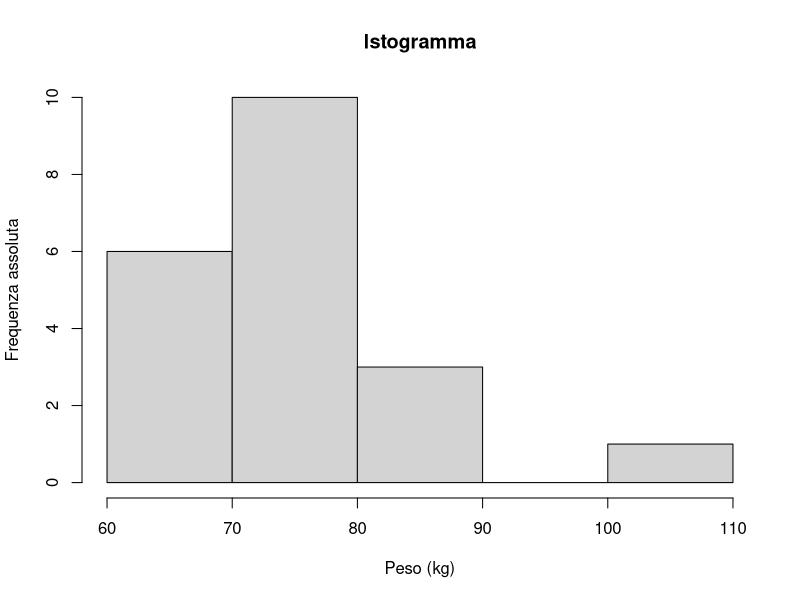
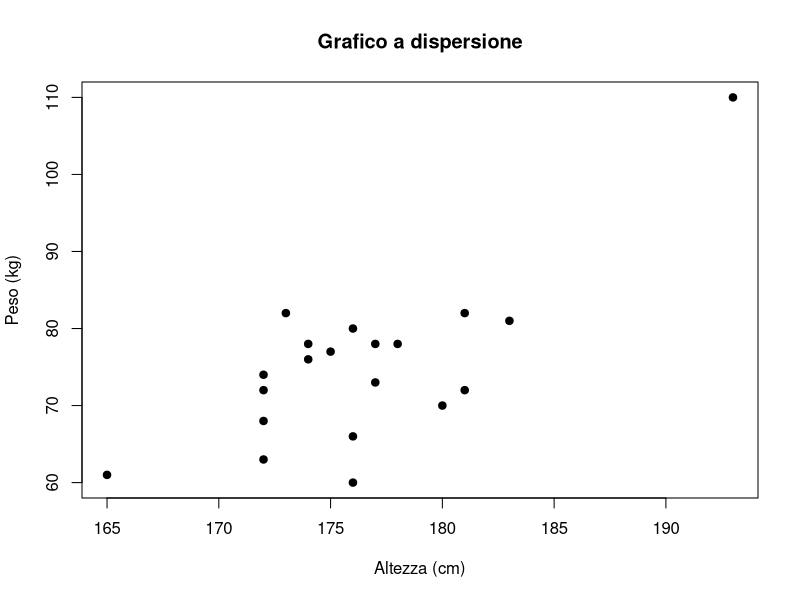

Recreate these plots in R, in order.
## ---- chunk 1
knitr::opts_chunk$set(echo = F, eval= T, message=F, warning=F, error=F, comment=NA, cache=F, include=T, R.options=list(width=100), 
                      dpi = 200, fig.align = "center")
## ---- chunk 2
par(mfrow = c(1,1))

alt = c(177, 172, 181, 176, 177, 174, 173, 176, 172, 174, 180, 172, 176, 175, 181, 165, 178, 193, 172, 183)
peso = c(78, 68, 72, 66, 73, 78, 82, 80, 74, 76, 70, 63, 60, 77, 82, 61, 78, 110, 72, 81)

hist(peso, main = "Istogramma", xlab = "Peso (kg)", ylab = "Frequenza assoluta")
plot(peso~alt, main = "Grafico a dispersione", xlab = "Altezza (cm)", ylab = "Peso (kg)", pch = 19)
## ---- chunk 3
alt = c(177, 172, 181, 176, 177, 174, 173, 176, 172, 174, 180, 172, 176, 175, 181, 165, 178, 193, 172, 183)
peso = c(78, 68, 72, 66, 73, 78, 82, 80, 74, 76, 70, 63, 60, 77, 82, 61, 78, 110, 72, 81)

res = round(residuals(lm(peso~alt)),3)
fit = round(fitted(lm(peso~alt)),3)

d = data.frame(peso, fit, res)
colnames(d) = c("y", "Stima", "Residuo")
knitr::kable(d)
